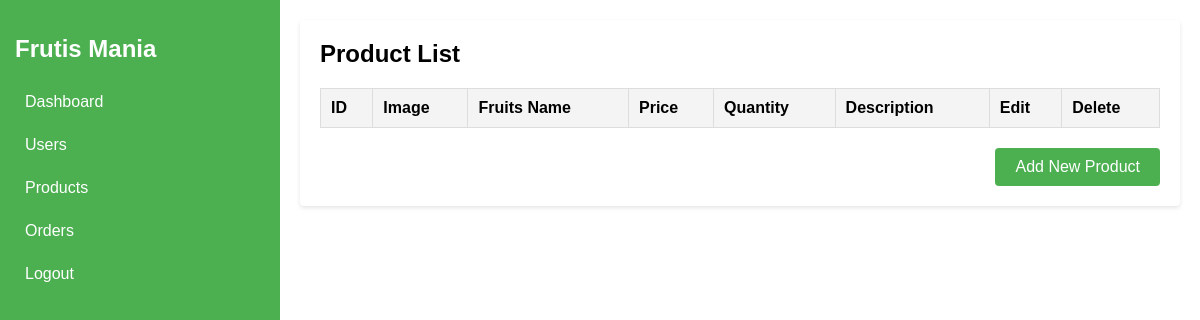
Page /product/ on the earlier database version.
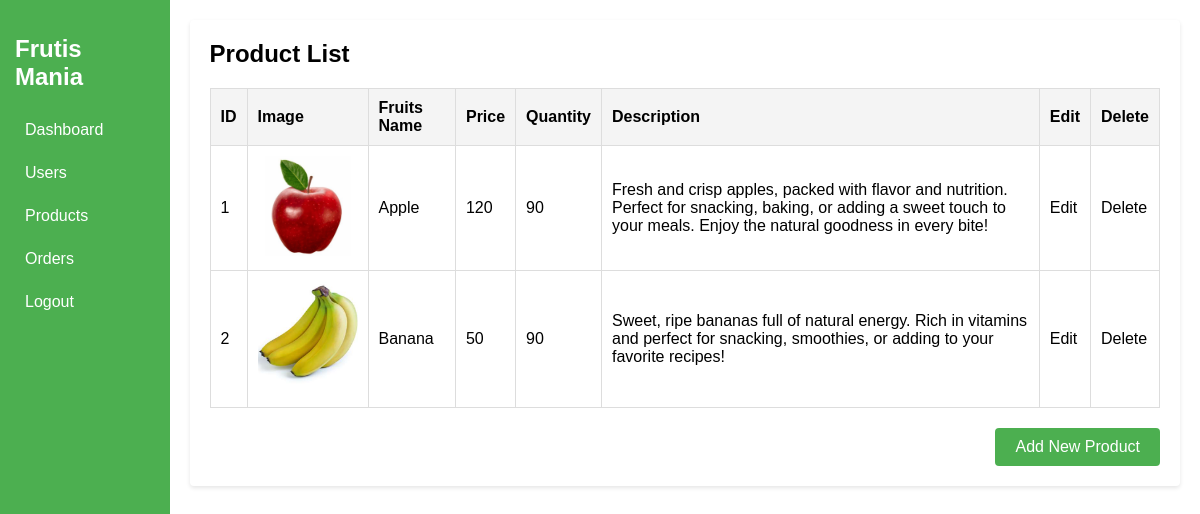
Same page on the later database version.
### project/models.py (models this page shows, shortened)
class Fruits(models.Model):
    name = models.CharField(max_length=50)
    price = models.IntegerField(default=0)
    description = models.CharField(max_length=400, default='')
    image = models.ImageField(upload_to='media/fruit/')
    stock = models.PositiveIntegerField(null=True, blank=True)

### project/views.py (the view)
# urls.py: path("product/", views.product, name="product"),
def product(request):
    product = Fruits.objects.all()
    return render(request, "product.html", {"products":product})

### project/templates/product.html
{% extends 'dashboard.html' %}
{% load static %}
{% block content %}
<div class="main-content">
    <div class="card">
        <h2>Product List</h2>
        <div class="product-management">
            <div class="product-list">
                <table>
                    <thead>
                        <tr>
                            <th>ID</th>
                            <th>Image</th>
                            <th>Fruits Name</th>
                            <th>Price</th>
                            <th>Quantity</th>
                            <th>Description</th>
                            <th>Edit</th>
                            <th>Delete</th>
                        </tr>
                    </thead>
                    <tbody>
                        {% for product in products %}
                        <tr>
                            <td>{{ product.id }}</td>
                            <td><img src="{{ product.image.url }}" alt="{{ product.name }}" width="100"></td>
                            <td>{{ product.name }}</td>
                            <td>{{ product.price }}</td>
                            <td>{{ product.stock }}</td>
                            <td>{{ product.description }}</td>
                            <td>
                                <a href="{% url 'edit_product' product.id %}" style="text-decoration: none; color: black;">Edit</a>
                            </td>
                            <td>
                                <a href="{% url 'remove_product' product.id %}" style="text-decoration: none; color: black;">Delete</a>
                            </td>
                        </tr>
                        {% endfor %}
                    </tbody>
                </table>
            </div>
            <div class="actions">
                <a href="{% url 'add_product' %}" class="add-product">Add New Product</a>
            </div>
        </div>
    </div>
</div>
{% endblock %}

Differences in the rows shown:
added Fruits: id "1", image (picture), name "Apple", price "120", stock "90", description "Fresh and crisp apples, packed with flavor and nutrition. Perfect for snacking, baking, or adding a sweet touch to your meals. Enjoy the natural goodness in every bite!"
added Fruits: id "2", image (picture), name "Banana", price "50", stock "90", description "Sweet, ripe bananas full of natural energy. Rich in vitamins and perfect for snacking, smoothies, or adding to your favorite recipes!"
